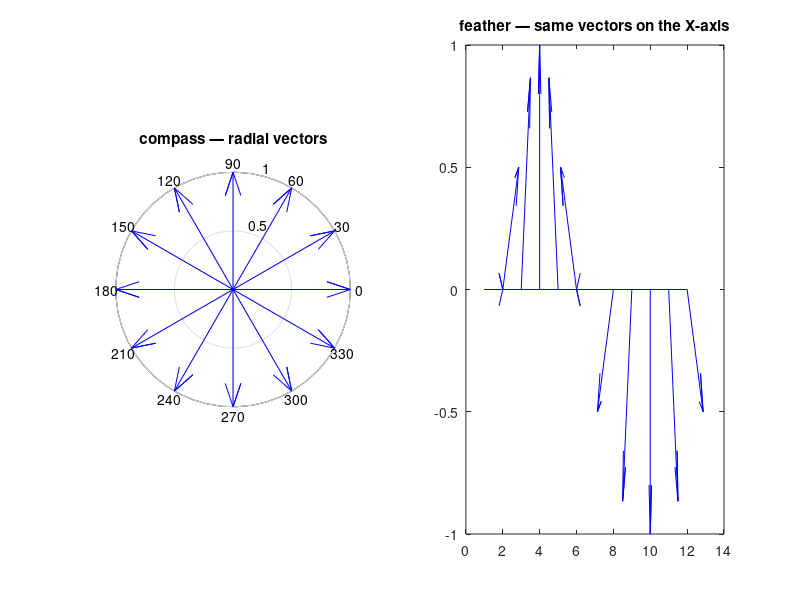

Source code (MATLAB):
% compass + feather — Vector arrows
% compass(U, V)  — arrows from the origin to (U_i, V_i)
% feather(U, V)  — arrows from points (i, 0) on the x-axis to
%                  (i + U_i, V_i)
% Both are quiver wrappers with deterministic seeds.


clear
close all

% Equally-spaced unit vectors around a circle.
n = 12;
theta = linspace(0, 2*pi, n + 1);
theta = theta(1:n);
U = cos(theta);
V = sin(theta);

figure
subplot(1, 2, 1)
compass(U, V)
title('compass — radial vectors')

subplot(1, 2, 2)
feather(U, V)
title('feather — same vectors on the X-axis')
